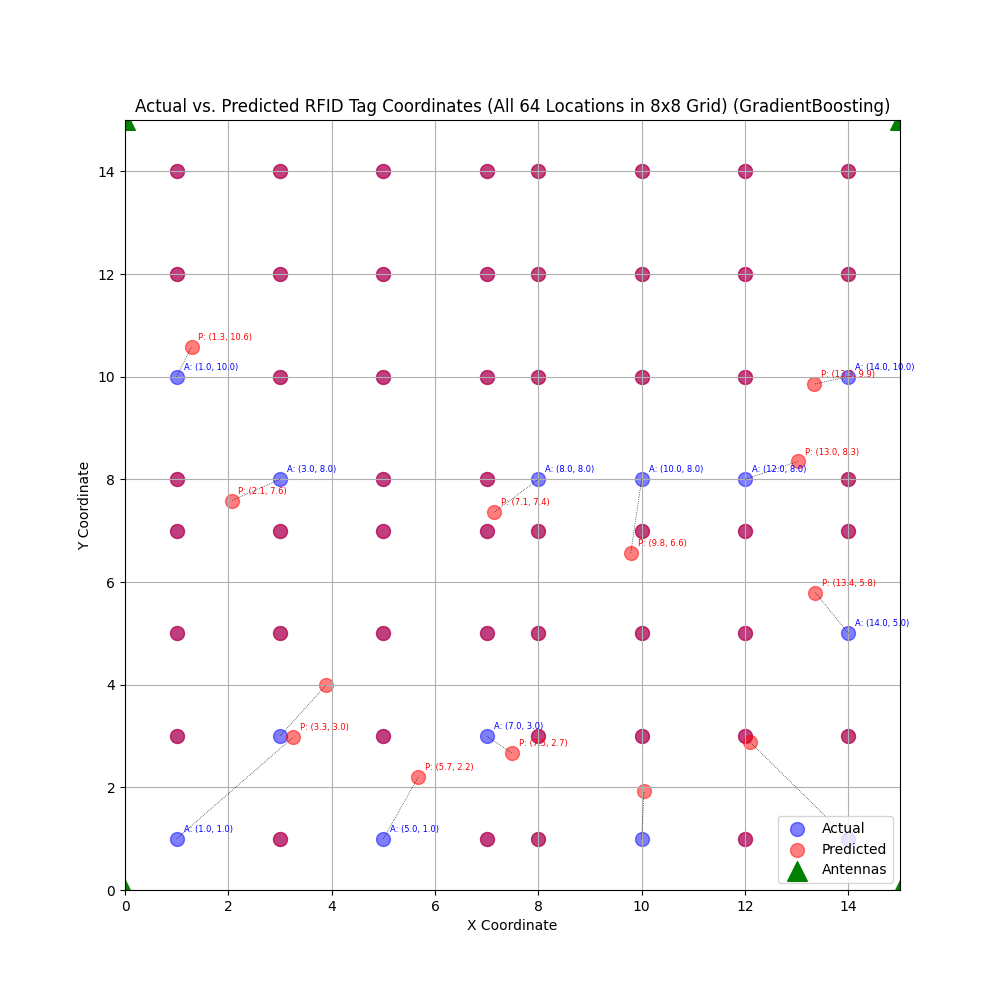

The Python source for this figure:
import pandas as pd
import numpy as np
import glob
import os
from sklearn.model_selection import train_test_split, GridSearchCV
from sklearn.ensemble import RandomForestRegressor, GradientBoostingRegressor
from sklearn.svm import SVR
from sklearn.multioutput import MultiOutputRegressor
from lightgbm import LGBMRegressor
from sklearn.metrics import mean_squared_error, mean_absolute_error
from sklearn.preprocessing import StandardScaler
import matplotlib.pyplot as plt
import warnings

######################################################
#----------------- IMPORTS AND SETUP -----------------#
######################################################

# Suppress LightGBM warnings
warnings.filterwarnings("ignore", category=UserWarning, module="lightgbm")

# Directory for CSV files
data_dir = '/Users/calebrozenboom/Documents/RFID_Project/RFID-Locate-main/Testing/Test8/'

######################################################
#--------- DATA LOADING AND PER-LOCATION PROCESSING --#
######################################################

# Load all 64 CSV files, each representing a unique tag location
all_files = glob.glob(os.path.join(data_dir, '*.csv'))

# Check if files were found
if not all_files:
    print(f"No CSV files found in {data_dir}. Please verify the directory path and file presence.")
    print("Directory contents:", os.listdir(data_dir))
    exit(1)

data_list = []
for file in all_files:
    # Extract coordinates from filename, e.g., (1,1).csv -> x=1, y=1
    filename = os.path.basename(file)
    coords = filename.replace('.csv', '').strip('()').split(',')
    x_coord, y_coord = float(coords[0]), float(coords[1])
    
    # Read CSV for this location
    df = pd.read_csv(file)
    
    # Add coordinates to the dataframe
    df['x_coord'] = x_coord
    df['y_coord'] = y_coord
    data_list.append(df)

# Combine data, preserving location-specific structure
all_data = pd.concat(data_list, ignore_index=True)

######################################################
#--------------- FEATURE ENGINEERING ----------------#
######################################################

# Pivot data to create features per antenna for each location
pivot_data = all_data.groupby(['x_coord', 'y_coord', 'antenna']).agg({
    'rssi': 'mean',
    'phase_angle': 'mean',
    #'channel_index': 'mean',
    'doppler_frequency': 'mean'
}).unstack()

# Flatten column names, e.g., rssi_Ant1, rssi_Ant2, etc.
pivot_data.columns = [f'{col[0]}_Ant{int(col[1])}' for col in pivot_data.columns]

# Reset index to make x_coord and y_coord columns
pivot_data = pivot_data.reset_index()

# Add distance features to each antenna
antennas = [(0, 0), (0, 15), (15, 15), (15, 0)]
for i, (ax, ay) in enumerate(antennas, 1):
    pivot_data[f'distance_Ant{i}'] = np.sqrt((pivot_data['x_coord'] - ax)**2 + (pivot_data['y_coord'] - ay)**2)

# Handle any missing values (unlikely, as all antennas provide readings)
pivot_data = pivot_data.fillna(pivot_data.mean())

######################################################
#----------------- MODEL TRAINING --------------------#
######################################################

# Define features and target
feature_columns = [col for col in pivot_data.columns if col not in ['x_coord', 'y_coord']]
X = pivot_data[feature_columns]
y = pivot_data[['x_coord', 'y_coord']]

# Scale features to improve model performance
scaler = StandardScaler()
X = pd.DataFrame(scaler.fit_transform(X), columns=X.columns)
#scaler = StandardScaler()
#X = scaler.fit_transform(X)

# Split data (80/20)
X_train, X_test, y_train, y_test = train_test_split(
    X, y, test_size=0.2, random_state=42
)

# Define models and parameter grids
models_params = {
    'RandomForest': {
        'model': RandomForestRegressor(random_state=42, n_jobs=-1),
        'param_grid': {
            'n_estimators': [800, 1000],
            'max_depth': [30, 35, 40, 45, 50],
            'min_samples_split': [2, 5, 10],
            'min_samples_leaf': [1, 2, 3],
            'max_features': ['sqrt', 'log2']
        }
    },
    'GradientBoosting': {
        'model': MultiOutputRegressor(GradientBoostingRegressor(random_state=42)),
        'param_grid': {
            'estimator__n_estimators': [100, 500],
            'estimator__learning_rate': [0.01, 0.05],
            'estimator__max_depth': [3, 5, 7]
        }
    },
    'SVR': {
        'model': MultiOutputRegressor(SVR(kernel='rbf')),
        'param_grid': {
            'estimator__C': [0.1, 1.0, 10.0],
            'estimator__epsilon': [0.01, 0.1]
        }
    },
    'LightGBM': {
        'model': MultiOutputRegressor(LGBMRegressor(random_state=42, verbose=-1)),
        'param_grid': {
            'estimator__n_estimators': [100, 200],
            'estimator__learning_rate': [0.01, 0.05],
            'estimator__max_depth': [3, 5],
            'estimator__num_leaves': [7, 15],
            'estimator__min_data_in_leaf': [5, 10]
        }
    }
}

# Tune models and store results
results = {}
for name, config in models_params.items():
    print(f"Tuning {name}...")
    grid_search = GridSearchCV(
        config['model'],
        config['param_grid'],
        cv=5,
        scoring='neg_mean_squared_error',
        n_jobs=-1
    )
    grid_search.fit(X_train, y_train)
    best_model_instance = grid_search.best_estimator_
    
    # Evaluate on test set
    y_pred = best_model_instance.predict(X_test)
    mse = mean_squared_error(y_test, y_pred, multioutput='raw_values')
    mae = mean_absolute_error(y_test, y_pred, multioutput='raw_values')
    mse_avg = np.mean(mse)
    results[name] = {
        'MSE_X': mse[0],
        'MSE_Y': mse[1],
        'MSE_Avg': mse_avg,
        'MAE_X': mae[0],
        'MAE_Y': mae[1],
        'Best_Params': grid_search.best_params_,
        'Model_Instance': best_model_instance  # Store the model instance
    }
    print(f"{name} Best Parameters: {grid_search.best_params_}")
    print(f"{name} Test Set MSE (x, y): {mse[0]:.2f}, {mse[1]:.2f} | Average MSE: {mse_avg:.2f} | MAE (x, y): {mae[0]:.2f}, {mae[1]:.2f}\n")

# Find best model
best_model_name = min(results, key=lambda x: results[x]['MSE_Avg'])
best_model_instance = results[best_model_name]['Model_Instance']
print(f"Best Model: {best_model_name} with Average MSE: {results[best_model_name]['MSE_Avg']:.2f}")

# Save the best model and scaler
import pickle
with open('best_model.pkl', 'wb') as file:
    pickle.dump(best_model_instance, file)
with open('scaler.pkl', 'wb') as file:
    pickle.dump(scaler, file)
print("Best model and scaler saved as 'best_model.pkl' and 'scaler.pkl'")

######################################################
#-------------------- PLOTTING -----------------------#
######################################################

# Create scatter plot of actual vs. predicted coordinates for all locations
plt.figure(figsize=(10, 10))  # Larger figure for clarity
plt.scatter(y['x_coord'], y['y_coord'], color='blue', label='Actual', alpha=0.5, s=100)
y_pred_all = best_model_instance.predict(X)  # Predict for all data
plt.scatter(y_pred_all[:, 0], y_pred_all[:, 1], color='red', label='Predicted', alpha=0.5, s=100)

# Add dotted lines between actual and predicted points
for actual, pred in zip(y.values, y_pred_all):
    plt.plot([actual[0], pred[0]], [actual[1], pred[1]], color='black', linestyle=':', linewidth=0.5)

# Label 10 random points with actual and predicted coordinates
np.random.seed(42)  # For reproducibility
random_indices = np.random.choice(len(y), size=10, replace=False)
for idx in random_indices:
    actual = y.values[idx]
    pred = y_pred_all[idx]
    # Label actual point
    plt.annotate(f'A: ({actual[0]:.1f}, {actual[1]:.1f})', 
                 (actual[0], actual[1]), 
                 xytext=(5, 5), textcoords='offset points', fontsize=6, color='blue')
    # Label predicted point
    plt.annotate(f'P: ({pred[0]:.1f}, {pred[1]:.1f})', 
                 (pred[0], pred[1]), 
                 xytext=(5, 5), textcoords='offset points', fontsize=6, color='red')

# Plot antenna locations for context
antennas = [(0, 0), (0, 15), (15, 15), (15, 0)]
plt.scatter([x for x, y in antennas], [y for x, y in antennas], color='green', marker='^', s=200, label='Antennas')
plt.xlabel('X Coordinate')
plt.ylabel('Y Coordinate')
plt.title(f'Actual vs. Predicted RFID Tag Coordinates (All 64 Locations in 8x8 Grid) ({best_model_name})')
plt.xlim(0, 15)  # Cover tags (1 to 14) and antennas
plt.ylim(0, 15)
plt.grid(True)
plt.legend()
plt.savefig('modelCompare.png')
plt.close()

print("Scatter plot for all locations saved as 'modelCompare.png'")